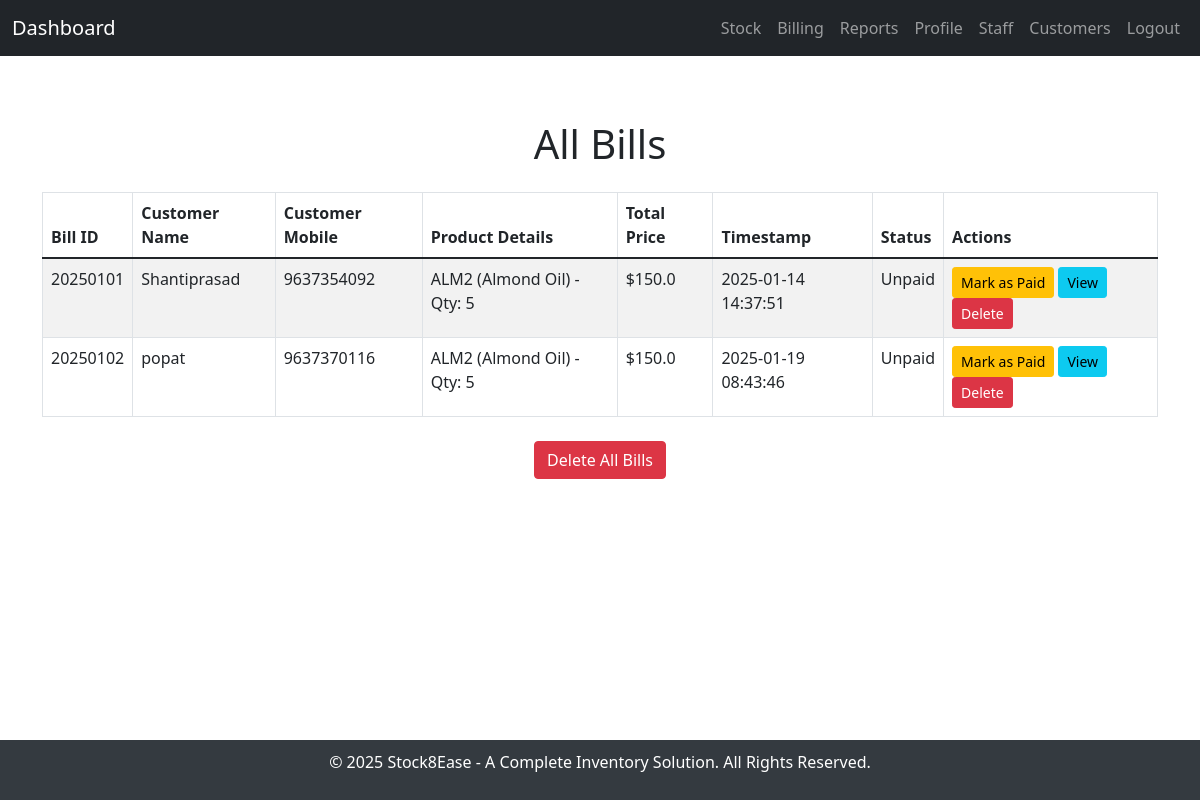
Page /billing/all on the committed database.
### services/billing_service.py (models this page shows)
class Billing(db.Model):
    id = db.Column(db.Integer, primary_key=True)
    bill_id = db.Column(db.String(36), unique=True, nullable=False, default=lambda: str(uuid4()))  # Unique bill ID
    customer_name = db.Column(db.String(100), nullable=False)
    customer_mobile = db.Column(db.String(15), nullable=False)
    product_code = db.Column(db.String(10), db.ForeignKey('stock.product_code'), nullable=False)
    quantity = db.Column(db.Integer, nullable=False)
    total_price = db.Column(db.Float, nullable=False)
    timestamp = db.Column(db.DateTime, default=datetime.utcnow)
    total_profit = db.Column(db.Float, nullable=False)
    status = db.Column(db.String(10), default='unpaid')
    product = db.relationship('Stock', backref=db.backref('billings', lazy=True))

### services/stock_service.py (models this page shows, shortened)
class Stock(db.Model):
    id = db.Column(db.Integer, primary_key=True)  # Adding an ID column as the primary key
    product_code = db.Column(db.String(50), unique=True, nullable=False)
    item_name = db.Column(db.String(100), nullable=False)
    selling_price = db.Column(db.Float, nullable=False)
    price = db.Column(db.Float, nullable=False)
    expiry = db.Column(db.String(10), nullable=False)  # Keep as string
    quantity = db.Column(db.Integer, nullable=False)

### services/billing_service.py (the view)
@billing_bp.route('/all')
def view_all_bills():
    bills = Billing.query.all()
    grouped_bills = {}
    for bill in bills:
        if bill.bill_id not in grouped_bills:
            grouped_bills[bill.bill_id] = {
                'products': [],
                'total_price': 0,
                'timestamp': bill.timestamp,
                'customer_name': bill.customer_name,
                'customer_mobile': bill.customer_mobile,
                'status': bill.status,
            }
        product = Stock.query.filter_by(product_code=bill.product_code).first()
        product_name = product.item_name if product else 'Unknown Product'
        grouped_bills[bill.bill_id]['products'].append({
            'product_code': bill.product_code,
            'product_name': product_name,
            'quantity': bill.quantity,
            'total_price': bill.total_price
        })
        grouped_bills[bill.bill_id]['total_price'] += bill.total_price
    return render_template('view_all_bills.html', bills=grouped_bills)

### templates/view_all_bills.html (shortened to what this page needs)
{% extends "base.html" %} {% block content %}
<div class="container">
  <h1 class="text-center mt-4">All Bills</h1>
  <div class="mt-4">
    <table class="table table-bordered table-striped">
      <thead class="thead-dark">
        <tr>
          <th>Bill ID</th>
          <th>Customer Name</th>
          <th>Customer Mobile</th>
          <th>Product Details</th>
          <th>Total Price</th>
          <th>Timestamp</th>
          <th>Status</th>
          <th>Actions</th>
        </tr>
      </thead>
      <tbody>
        {% for bill_id, bill_data in bills.items() %}
        <tr>
          <td>{{ bill_id }}</td>
          <td>{{ bill_data.customer_name }}</td>
          <td>{{ bill_data.customer_mobile }}</td>
          <td>
            {% for product in bill_data.products %} {{ product.product_code }}
            ({{ product.product_name }}) - Qty: {{ product.quantity }}  {% endfor %}
          </td>
          <td>${{ bill_data.total_price }}</td>
          <td>{{ bill_data.timestamp.strftime('%Y-%m-%d %H:%M:%S') }}</td>
          <td class="status-text">{{ bill_data.status }}</td>
          <td>
            <button
              class="btn btn-warning btn-sm change-status"
              data-bill-id="{{ bill_id }}"
              data-current-status="{{ bill_data.status }}"
            >
              {% if bill_data.status == 'Paid' %} Mark as Unpaid {% else %} Mark
              as Paid {% endif %}
            </button>
            <a
              href="{{ url_for('billing.view_bill', bill_id=bill_id) }}"
              class="btn btn-info btn-sm"
              >View</a
            >
            <a
              href="{{ url_for('billing.delete_bill', bill_id=bill_id) }}"
              class="btn btn-danger btn-sm"
              onclick="return confirm('Are you sure you want to delete this bill?')"
              >Delete</a
            >
          </td>
        </tr>
        {% else %}
        <tr>
          <td colspan="8" class="text-center">No bills available.</td>
        </tr>
        {% endfor %}
      </tbody>
    </table>
  </div>
  <div class="text-center mt-4">
    <form
      action="{{ url_for('billing.delete_all_bills') }}"
      method="POST"
      onsubmit="return confirm('Are you sure you want to delete all bills? This action cannot be undone.')"
    >
      <button type="submit" class="btn btn-danger">Delete All Bills</button>
    </form>
  </div>
</div>
{% endblock %}

### templates/base.html (shortened to what this page needs)
<!DOCTYPE html>
<html lang="en">
  <head>
    <link
      rel="stylesheet"
      href="https://cdnjs.cloudflare.com/ajax/libs/bootstrap/5.1.3/css/bootstrap.min.css"
    />
  </head>
  <body>
    <div class="page-container">
      <nav class="navbar navbar-expand-lg navbar-dark bg-dark print-button">
        <div class="container-fluid">
          <a class="navbar-brand" href="/dashboard">Dashboard</a>
          <div class="collapse navbar-collapse" id="navbarNav">
            <ul class="navbar-nav ms-auto">
              <li class="nav-item">
                <a class="nav-link" href="/stock/view">Stock</a>
              </li>
              <li class="nav-item">
                <a class="nav-link" href="/billing/create">Billing</a>
              </li>
              <li class="nav-item">
                <a class="nav-link" href="/reports/all_sales">Reports</a>
              </li>
              <li class="nav-item">
                <a class="nav-link" href="/account/account">Profile</a>
              </li>
              <li class="nav-item">
                <a class="nav-link" href="/staff">Staff</a>
              </li>
              <li class="nav-item">
                <a class="nav-link" href="/customers/list">Customers</a>
              </li>
              <li class="nav-item">
                <a class="nav-link" href="/logout">Logout</a>
              </li>
            </ul>
          </div>
        </div>
      </nav>
      <div class="container-fluid mt-4 content">
        {% block content %}{% endblock %}
      </div>
      <footer>
        <p>
          &copy; 2025 Stock8Ease - A Complete Inventory Solution. All Rights
          Reserved.
        </p>
      </footer>
    </div>
  </body>
</html>

### templates/base.html (style rules this page uses)
html, body { height: 100%; margin: 0; padding: 0; }
.page-container { display: flex; flex-direction: column; min-height: 100vh; }
.content { flex: 1; padding-bottom: 1rem; }
footer { margin-top: auto; background-color: #343a40; color: white; text-align: center; padding: 10px 0; }

### rows in the picture
Billing: bill "20250101", customer_name "Shantiprasad", customer_mobile "9637354092", product_code "ALM2", quantity "5", total_price "150.0", timestamp "2025-01-14 14:37:51", status "Unpaid", shows "Mark as Paid"
Stock: product_name "Almond Oil" "Almond Oil"
Billing: bill "20250102", customer_name "popat", customer_mobile "9637370116", product_code "ALM2", quantity "5", total_price "150.0", timestamp "2025-01-19 08:43:46", status "Unpaid", shows "Mark as Paid"
